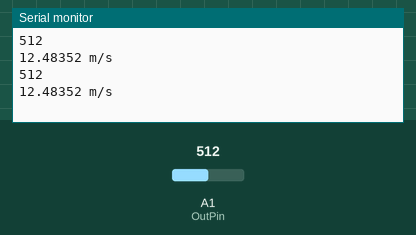
This sketch was run on a simulated Arduino Uno, built with avr-gcc and run on an emulated ATmega328P. On the bench: the last lines printed to the serial monitor. The test bench sets the inputs (shaded band); at power-on: A1 (OutPin) = 512.

Above: at 1.8 s.
1.9 s: A1 (OutPin) set to 716
At 2.8 s:
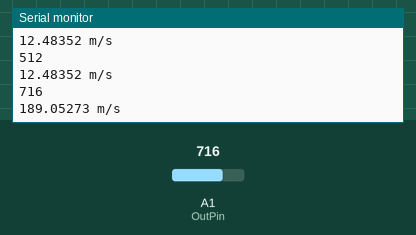
3.4 s: A1 (OutPin) set to 900
At 4.4 s:
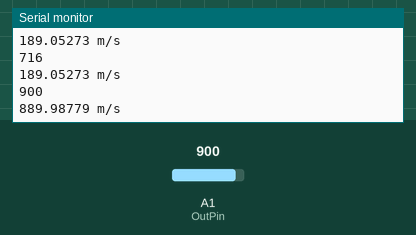
Timing chart, 0 to 6.4 s (numbered marks = the images above; inputs shaded):
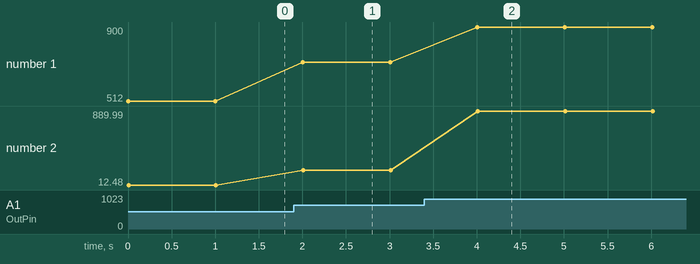

Measured:
- after the input at 1.9 s, the serial monitor: prints a new line after 0.10 s (image 1)
- after the input at 3.4 s, the serial monitor: prints a new line after 0.61 s (image 2)
- plotted number 1: 512 → 716 after the input at 1.9 s, 716 → 900 after the input at 3.4 s
- plotted number 2: 12.48 → 189.05 after the input at 1.9 s, 189.05 → 889.99 after the input at 3.4 s

The sketch:

windHuertero.ino
```cpp
const int OutPin = A1;

float P1 = 8.8945e-9;
float P2 = -1.2185e-5;
float P3 = 0.0063302;
float P4 = -1.4628;
float P5 = 126.23;

void setup() {
    Serial.begin(9600);
}

void loop() {
  int wind = analogRead(OutPin);
  float V = ((P1*(pow(wind,4))) + (P2*(pow(wind,3))) + (P3*(pow(wind,2)) + (P4 * wind) + P5));
  Serial.println(wind);
  Serial.print(V, 5);
  Serial.println(" m/s ");
  delay(1000);

}
```
